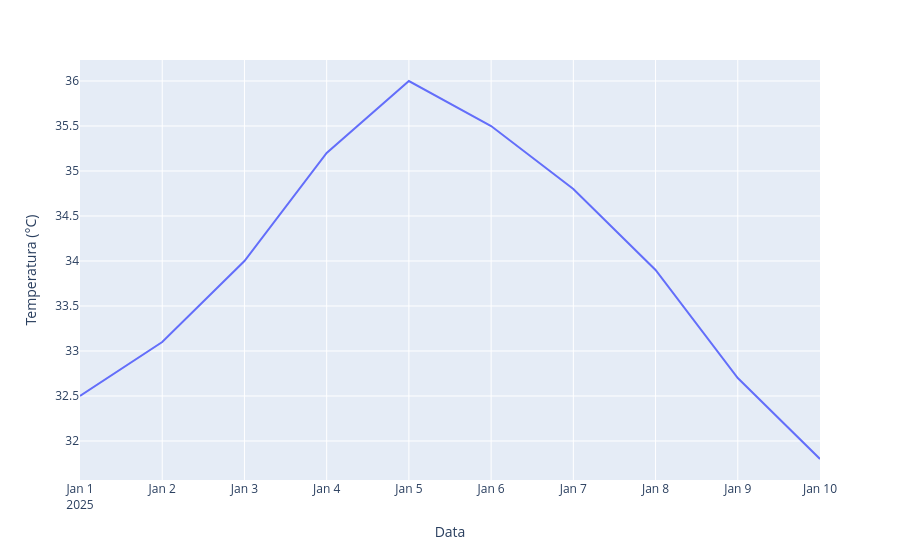

Here is the notebook cell this chart was saved with:
### Code cell
##################      Esboçando em gráficos      #####################

#Obs: Para isso será utilizada a biblioteca plotly

import plotly.express as px  # <-- Sempre importe a biblioteca plotly assim

#comando para criar gráficos: 
# px.[tipo de gráfico que você quer criar]([Base de dados lida anteriormente], x="coluna que voce quer que seja o eixo x", y="coluna que voce quer que seja o eixo y")

#comando que exibe o gráfico: [Gráfico feito anteriormente].show()


grafico = px.line(tabela, x="Data", y="Temperatura (°C)")

display(grafico) # <- Grafico que será exibido só para mostrar como o comando display() funciona

### Figure 1 — Plotly figure (JSON) as saved in the notebook; plotly's stock layout.template omitted (floating-point values rounded to 4 significant figures)
{"data": [{"hovertemplate": "Data=%{x}<br>Temperatura (°C)=%{y}<extra></extra>", "legendgroup": "", "line": {"color": "#636efa", "dash": "solid"}, "marker": {"symbol": "circle"}, "mode": "lines", "name": "", "orientation": "v", "showlegend": false, "type": "scatter", "x": ["2025-01-01T00:00:00.000000", "2025-01-02T00:00:00.000000", "2025-01-03T00:00:00.000000", "2025-01-04T00:00:00.000000", "2025-01-05T00:00:00.000000", "2025-01-06T00:00:00.000000", "2025-01-07T00:00:00.000000", "2025-01-08T00:00:00.000000", "2025-01-09T00:00:00.000000", "2025-01-10T00:00:00.000000"], "xaxis": "x", "y": [32.5, 33.1, 34.0, 35.2, 36.0, 35.5, 34.8, 33.9, 32.7, 31.8], "yaxis": "y"}], "layout": {"legend": {"tracegroupgap": 0}, "margin": {"t": 60}, "xaxis": {"anchor": "y", "domain": [0, 1], "title": {"text": "Data"}}, "yaxis": {"anchor": "x", "domain": [0, 1], "title": {"text": "Temperatura (°C)"}}}}
